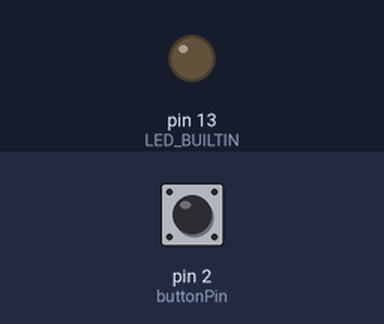
Simulated run of this sketch. Board: Arduino Uno, built with avr-gcc and run on an emulated ATmega328P. Shown: output pins drawn as LEDs (lit = HIGH). Inputs (shaded band) come from the test bench; at power-on: pin 2 (buttonPin) HIGH.

Above: at 1.2 s.
1.3 s: pin 2 (buttonPin) pulled LOW for 0.15 s
At 4.1 s:
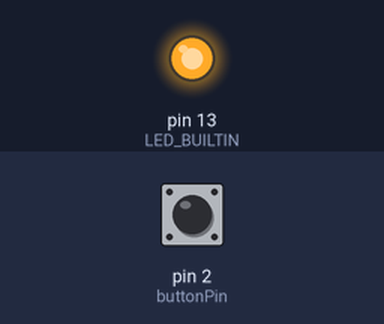
Timing chart, 0 to 10.4 s (numbered marks = the images above; inputs shaded):
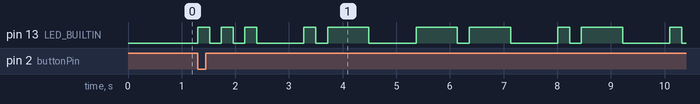

Measured:
- after the input at 1.3 s, pin 13 (LED_BUILTIN): LOW → HIGH at once, → LOW 0.22 s later, → HIGH 0.22 s later, → LOW 0.22 s later, … (20 changes in this stretch)

The sketch:

MORSE_SAMARTH.ino
```cpp
// Variables
int blink_dot_length = 220;  // Duration of a dot
int buttonPin = 2;
int buttonState = 0;
int lastButtonState = 1;
bool isBlinking = false;
bool restartBlinking = false;

// Functions
void initializeLED();
void initializeButton();
void checkButtonState();
void displaySequence();
void displayMorse(String symbol);
void restartSequence();

void setup() {
  initializeLED();
  initializeButton();
}

void loop() {
  checkButtonState();
  if (isBlinking) {
    displaySequence();
    delay(1000);  // Wait before restarting
    isBlinking = false;
  }
}

// Function Definitions

void initializeLED() {
  pinMode(LED_BUILTIN, OUTPUT);
}

void initializeButton() {
  pinMode(buttonPin, INPUT);
}

void checkButtonState() {
  buttonState = digitalRead(buttonPin);
  if (buttonState == LOW && lastButtonState == HIGH) {
    if (isBlinking) {
      restartBlinking = true;  // Signal to restart blinking
    } else {
      isBlinking = true;  // Start blinking
    }
  }
  lastButtonState = buttonState;
}

void displaySequence() {
  displayMorse("...");   // S
  if (restartBlinking) { restartSequence(); return; }
  displayMorse(".-");    // A
  if (restartBlinking) { restartSequence(); return; }
  displayMorse("--");    // M
  if (restartBlinking) { restartSequence(); return; }
  displayMorse(".-");    // A
  if (restartBlinking) { restartSequence(); return; }
  displayMorse(".-.");   // R
  if (restartBlinking) { restartSequence(); return; }
  displayMorse("-");     // T
  if (restartBlinking) { restartSequence(); return; }
  displayMorse("....");  // H
  if (restartBlinking) { restartSequence(); return; }
}

void displayMorse(String symbol) {
  for (int i = 0; i < symbol.length(); i++) {
    if (restartBlinking) {
      return;
    }
    if (symbol[i] == '.') {
      digitalWrite(LED_BUILTIN, HIGH);
      delay(blink_dot_length);      // Short Blink For Dot
    } else if (symbol[i] == '-') {
      digitalWrite(LED_BUILTIN, HIGH);
      delay(blink_dot_length * 3.5); // Long Blink For Line
    }
    digitalWrite(LED_BUILTIN, LOW);
    delay(blink_dot_length);
  }
  // Space between letters
  delay(blink_dot_length * 3);
}

void restartSequence() {
  restartBlinking = false;  // Reset the restart flag
  isBlinking = true;        // Restart blinking
}
```
